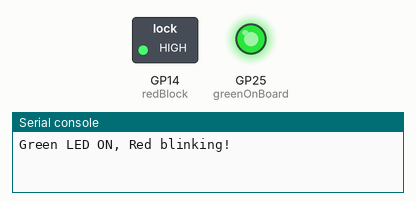
The program below on a simulated Raspberry Pi Pico running MicroPython. Shown: switched loads named in the program (green lamp = pin HIGH), output pins drawn as LEDs (lit = HIGH), the last lines printed to the serial console. At 10.0 s the program stops and its outputs stay as they are.

Above: at 0.1 s.
At 4.6 s:
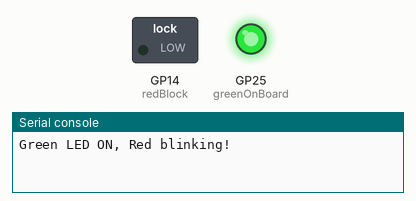
At 10.1 s:
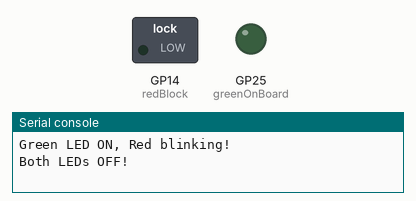
Timing chart, 0 to 11.5 s (numbered marks = the images above):
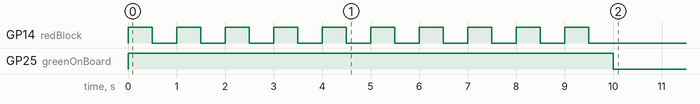

The program:

day-2-lighting-leds.py
```python
# Imports
from machine import Pin
import time

# Pin setup
greenOnBoard = Pin(25, Pin.OUT)	# Set GPIO 25 as an output
redBlock = Pin(14, Pin.OUT)		# Set GPIO 14 as an output

# Program Start #
print("Green LED ON, Red blinking!")

greenOnBoard.value(1)	# LED on

#while True:				# Loop forever
for i in range(10):		# Run the code below 10 times (i = 0..9)
    redBlock.value(1)	# LED on
    time.sleep(0.5)		# Wait half a second

    redBlock.value(0)	# LED off
    time.sleep(0.5)		# Wait half a second

greenOnBoard.value(0)	# LED off

print("Both LEDs OFF!")
```
